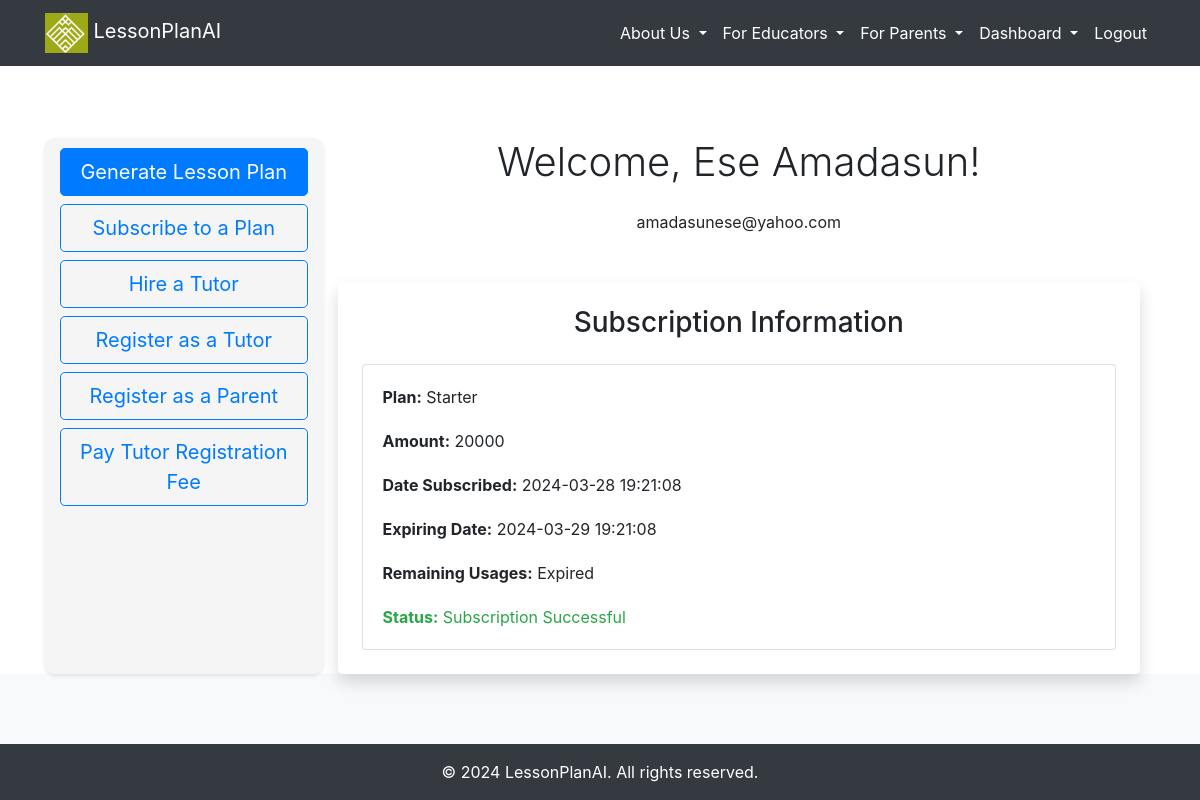
Before: /dashboard (signed in) with the older database file.
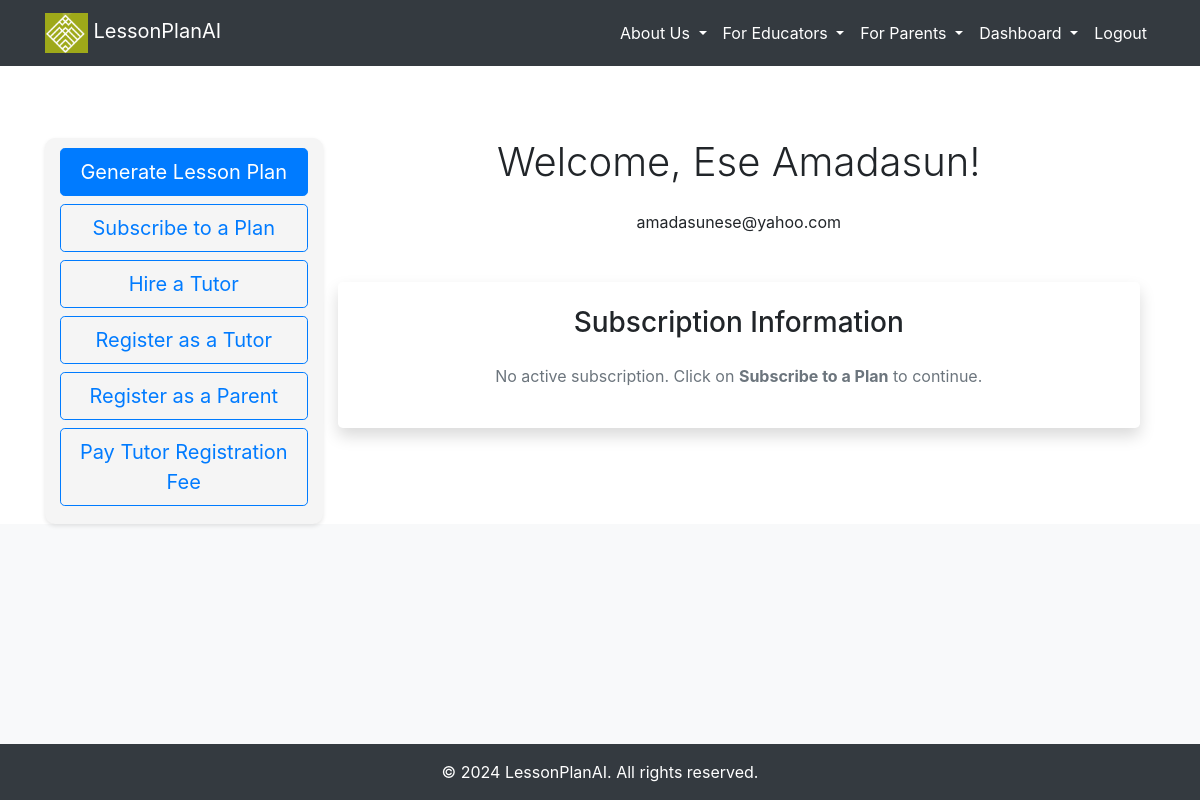
After: the same page with the newer database file.
### src/accounts/models.py (models this page shows, shortened)
class Subscription(db.Model):
    __tablename__ = "subscriptions"
    id = db.Column(db.Integer, primary_key=True)
    plan = db.Column(db.String(50))
    amount = db.Column(db.Integer)
    start_date = db.Column(db.DateTime, default=datetime.utcnow)
    end_date = db.Column(db.DateTime)
    remaining_usages = db.Column(db.Integer)
    paid = db.Column(db.Boolean, default=False)
    user_id = db.Column(db.Integer, db.ForeignKey('users.id'), nullable=False)
    paystack_subscription_id = db.Column(db.String(50), nullable=False)

### src/core/views.py (the view)
@core_bp.route('/dashboard')
@login_required
@check_is_confirmed
def dashboard():
    subscription = Subscription.query.filter_by(user_id=current_user.id).first()
    return render_template('accounts/dashboard.html', subscription=subscription, today=datetime.now())

### src/__init__.py (called while the page is built)
@login_manager.user_loader
def load_user(user_id):
    return User.query.filter(User.id == int(user_id)).first()

### src/templates/accounts/dashboard.html (shortened to what this page needs)
{% extends '_base.html' %}
{% block content %}
<div class="container mt-5">
  <div class="row">
    <div class="col-md-3 button-widget">
      <a href="{{ url_for('core.generate_lesson') }}" class="btn btn-primary btn-lg mb-2">Generate Lesson Plan</a>
      <a href="{{ url_for('core.subscribe') }}" class="btn btn-outline-primary btn-lg mb-2">Subscribe to a Plan</a>
      <a href="{{ url_for('core.hire_tutor') }}" class="btn btn-outline-primary btn-lg mb-2">Hire a Tutor</a>
      <a href="{{ url_for('core.online_tutor') }}" class="btn btn-outline-primary btn-lg mb-2">Register as a Tutor</a>
      <a href="{{ url_for('core.register_parent') }}" class="btn btn-outline-primary btn-lg mb-2">Register as a Parent</a>
      <a href="{{ url_for('core.service_fee_payment') }}" class="btn btn-outline-primary btn-lg mb-2">Pay Tutor Registration Fee</a>
  </div>
    <div class="col-md-9">
      <h3 class="display-6 mb-4 text-center">Welcome, {{ current_user.first_name }} {{ current_user.last_name }}!</h3>
      <p class="text-center">{{ current_user.email }}</p>
      <div class="subscription-info mt-5 p-4 rounded-lg shadow">
        <h3 class="text-center mb-4">Subscription Information</h3>
        {% if subscription %}
        <div class="card">
          <div class="card-body">
            <p class="card-text"><strong>Plan:</strong> {{ subscription.plan }}</p>
            <p class="card-text"><strong>Amount:</strong> {{ subscription.amount }}</p>
            <p class="card-text"><strong>Date Subscribed:</strong> {{ subscription.start_date.strftime('%Y-%m-%d %H:%M:%S') }}</p>
            <p class="card-text"><strong>Expiring Date:</strong> {{ subscription.end_date.strftime('%Y-%m-%d %H:%M:%S') }}</p>
            <p class="card-text"><strong>Remaining Usages:</strong>
              {% if subscription.end_date < today %}
                  Expired
              {% else %}
                  {{ subscription.remaining_usages }}
              {% endif %}
          </p>
            {% if subscription.paid %}
            <p class="card-text text-success"><strong>Status:</strong> Subscription Successful</p>
            {% else %}
            <p class="card-text text-warning"><strong>Status:</strong> Awaiting Payment</p>
            {% endif %}
          </div>
        </div>
        {% else %}
        <p class="text-center text-muted">No active subscription. Click on <strong>Subscribe to a Plan</strong> to continue.</p>
        {% endif %}
      </div>
    </div>
  </div>
</div>
{% endblock %}

Changed rows visible on the page:
removed Subscription: plan "Starter", amount "20000", start_date "2024-03-28 19:21:08", end_date "2024-03-29 19:21:08"
Other visible differences:
text no longer shown: "Plan: Amount: Date Subscribed: Expiring Date: Remaining Usages: Expired Status: Subscription Successful"
text now shown: "No active subscription. Click on Subscribe to a Plan to continue."
